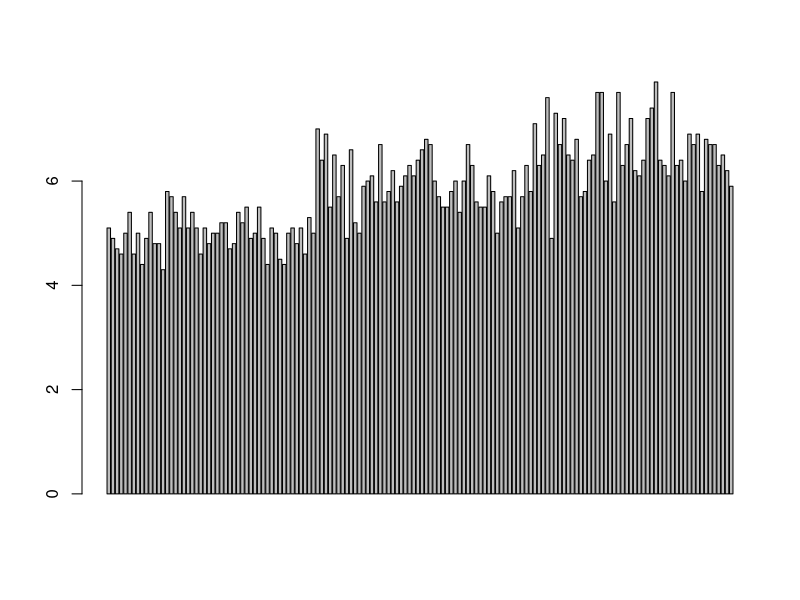
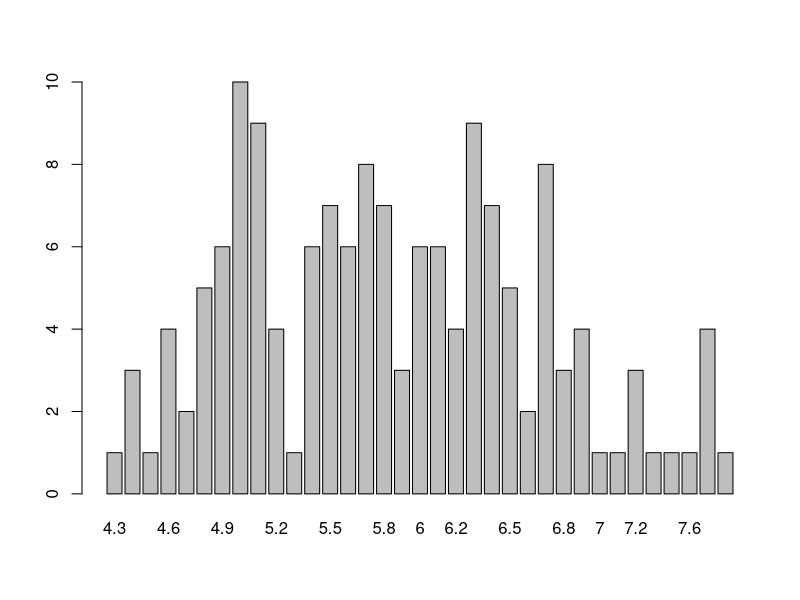

Write R code to recreate these figures, in order.
# For this chapter, we are going to look at some of the graphs which we can create using R language.

# First let's load our dataset
library(datasets)

# 1. BAR GRAPH
# Bar graphs are very common and easy to understand. However, the below line wouldn't work and would plot random graphs 
barplot(iris$Sepal.Length)

# In order to crate a good bar graph, we need to reshape our dataset into a table which will contain the number of frequencies.
a<-table(iris$Sepal.Length)
print(a)        # Now it's converted to a table which will count the number of frequencies of each value
barplot(a)

# That's enough for this chapter, you can also apply arguments into it which we discussed in the previous chapter!
# In the next chapter, we will study about histograms, till then happy coding!